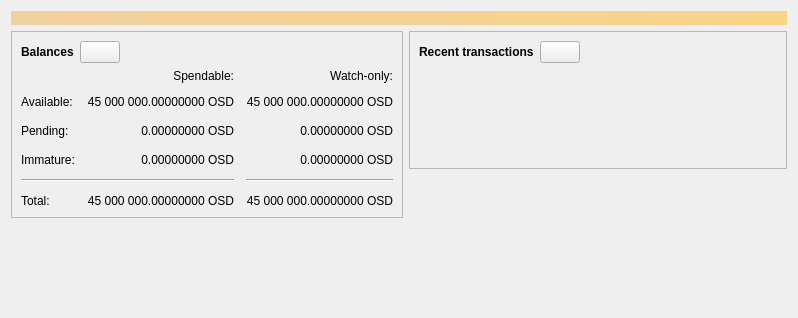
<?xml version="1.0" encoding="UTF-8"?>
<ui version="4.0">
 <class>OverviewPage</class>
 <widget class="QWidget" name="OverviewPage">
  <property name="geometry">
   <rect>
    <x>0</x>
    <y>0</y>
    <width>798</width>
    <height>318</height>
   </rect>
  </property>
  <property name="windowTitle">
   <string>Form</string>
  </property>
  <layout class="QVBoxLayout" name="topLayout">
   <item>
    <widget class="QLabel" name="labelAlerts">
     <property name="visible">
      <bool>false</bool>
     </property>
     <property name="styleSheet">
      <string notr="true">QLabel { background-color: qlineargradient(x1: 0, y1: 0, x2: 1, y2: 0, stop:0 #F0D0A0, stop:1 #F8D488); color:#000000; }</string>
     </property>
     <property name="wordWrap">
      <bool>true</bool>
     </property>
     <property name="margin">
      <number>3</number>
     </property>
     <property name="textInteractionFlags">
      <set>Qt::TextSelectableByMouse</set>
     </property>
    </widget>
   </item>
   <item>
    <layout class="QHBoxLayout" name="horizontalLayout" stretch="1,1">
     <item>
      <layout class="QVBoxLayout" name="verticalLayout_2">
       <item>
        <widget class="QFrame" name="frame">
         <property name="frameShape">
          <enum>QFrame::StyledPanel</enum>
         </property>
         <property name="frameShadow">
          <enum>QFrame::Raised</enum>
         </property>
         <layout class="QVBoxLayout" name="verticalLayout_4">
          <item>
           <layout class="QHBoxLayout" name="horizontalLayout_4">
            <item>
             <widget class="QLabel" name="label_5">
              <property name="font">
               <font>
                <weight>75</weight>
                <bold>true</bold>
               </font>
              </property>
              <property name="text">
               <string>Balances</string>
              </property>
             </widget>
            </item>
            <item>
             <widget class="QPushButton" name="labelWalletStatus">
              <property name="enabled">
               <bool>true</bool>
              </property>
              <property name="maximumSize">
               <size>
                <width>45</width>
                <height>16777215</height>
               </size>
              </property>
              <property name="toolTip">
               <string>The displayed information may be out of date. Your wallet automatically synchronizes with the Bitcoin network after a connection is established, but this process has not completed yet.</string>
              </property>
              <property name="text">
               <string/>
              </property>
              <property name="icon">
               <iconset resource="../bitcoin.qrc">
                <normaloff>:/icons/warning</normaloff>
                <disabledoff>:/icons/warning</disabledoff>:/icons/warning</iconset>
              </property>
              <property name="iconSize">
               <size>
                <width>24</width>
                <height>24</height>
               </size>
              </property>
             </widget>
            </item>
            <item>
             <spacer name="horizontalSpacer_3">
              <property name="orientation">
               <enum>Qt::Horizontal</enum>
              </property>
              <property name="sizeHint" stdset="0">
               <size>
                <width>40</width>
                <height>20</height>
               </size>
              </property>
             </spacer>
            </item>
           </layout>
          </item>
          <item>
           <layout class="QGridLayout" name="gridLayout">
            <property name="spacing">
             <number>12</number>
            </property>
            <item row="2" column="2">
             <widget class="QLabel" name="labelWatchPending">
              <property name="cursor">
               <cursorShape>IBeamCursor</cursorShape>
              </property>
              <property name="toolTip">
               <string>Unconfirmed transactions to watch-only addresses</string>
              </property>
              <property name="text">
               <string notr="true">0.00000000 OSD</string>
              </property>
              <property name="alignment">
               <set>Qt::AlignRight|Qt::AlignTrailing|Qt::AlignVCenter</set>
              </property>
              <property name="textInteractionFlags">
               <set>Qt::LinksAccessibleByMouse|Qt::TextSelectableByKeyboard|Qt::TextSelectableByMouse</set>
              </property>
             </widget>
            </item>
            <item row="2" column="1">
             <widget class="QLabel" name="labelUnconfirmed">
              <property name="cursor">
               <cursorShape>IBeamCursor</cursorShape>
              </property>
              <property name="toolTip">
               <string>Total of transactions that have yet to be confirmed, and do not yet count toward the spendable balance</string>
              </property>
              <property name="text">
               <string notr="true">0.00000000 OSD</string>
              </property>
              <property name="alignment">
               <set>Qt::AlignRight|Qt::AlignTrailing|Qt::AlignVCenter</set>
              </property>
              <property name="textInteractionFlags">
               <set>Qt::LinksAccessibleByMouse|Qt::TextSelectableByKeyboard|Qt::TextSelectableByMouse</set>
              </property>
             </widget>
            </item>
            <item row="3" column="2">
             <widget class="QLabel" name="labelWatchImmature">
              <property name="cursor">
               <cursorShape>IBeamCursor</cursorShape>
              </property>
              <property name="toolTip">
               <string>Mined balance in watch-only addresses that has not yet matured</string>
              </property>
              <property name="text">
               <string notr="true">0.00000000 OSD</string>
              </property>
              <property name="alignment">
               <set>Qt::AlignRight|Qt::AlignTrailing|Qt::AlignVCenter</set>
              </property>
              <property name="textInteractionFlags">
               <set>Qt::LinksAccessibleByMouse|Qt::TextSelectableByKeyboard|Qt::TextSelectableByMouse</set>
              </property>
             </widget>
            </item>
            <item row="4" column="0" colspan="2">
             <widget class="Line" name="line">
              <property name="orientation">
               <enum>Qt::Horizontal</enum>
              </property>
             </widget>
            </item>
            <item row="4" column="2">
             <widget class="Line" name="lineWatchBalance">
              <property name="sizePolicy">
               <sizepolicy hsizetype="Preferred" vsizetype="Fixed">
                <horstretch>0</horstretch>
                <verstretch>0</verstretch>
               </sizepolicy>
              </property>
              <property name="minimumSize">
               <size>
                <width>140</width>
                <height>0</height>
               </size>
              </property>
              <property name="orientation">
               <enum>Qt::Horizontal</enum>
              </property>
             </widget>
            </item>
            <item row="5" column="0">
             <widget class="QLabel" name="labelTotalText">
              <property name="text">
               <string>Total:</string>
              </property>
             </widget>
            </item>
            <item row="3" column="1">
             <widget class="QLabel" name="labelImmature">
              <property name="cursor">
               <cursorShape>IBeamCursor</cursorShape>
              </property>
              <property name="toolTip">
               <string>Mined balance that has not yet matured</string>
              </property>
              <property name="text">
               <string notr="true">0.00000000 OSD</string>
              </property>
              <property name="alignment">
               <set>Qt::AlignRight|Qt::AlignTrailing|Qt::AlignVCenter</set>
              </property>
              <property name="textInteractionFlags">
               <set>Qt::LinksAccessibleByMouse|Qt::TextSelectableByKeyboard|Qt::TextSelectableByMouse</set>
              </property>
             </widget>
            </item>
            <item row="2" column="3">
             <spacer name="horizontalSpacer_2">
              <property name="orientation">
               <enum>Qt::Horizontal</enum>
              </property>
              <property name="sizeHint" stdset="0">
               <size>
                <width>40</width>
                <height>20</height>
               </size>
              </property>
             </spacer>
            </item>
            <item row="3" column="0">
             <widget class="QLabel" name="labelImmatureText">
              <property name="text">
               <string>Immature:</string>
              </property>
             </widget>
            </item>
            <item row="5" column="1">
             <widget class="QLabel" name="labelTotal">
              <property name="cursor">
               <cursorShape>IBeamCursor</cursorShape>
              </property>
              <property name="toolTip">
               <string>Your current total balance</string>
              </property>
              <property name="text">
               <string notr="true">45 000 000.00000000 OSD</string>
              </property>
              <property name="alignment">
               <set>Qt::AlignRight|Qt::AlignTrailing|Qt::AlignVCenter</set>
              </property>
              <property name="textInteractionFlags">
               <set>Qt::LinksAccessibleByMouse|Qt::TextSelectableByKeyboard|Qt::TextSelectableByMouse</set>
              </property>
             </widget>
            </item>
            <item row="5" column="2">
             <widget class="QLabel" name="labelWatchTotal">
              <property name="cursor">
               <cursorShape>IBeamCursor</cursorShape>
              </property>
              <property name="toolTip">
               <string>Current total balance in watch-only addresses</string>
              </property>
              <property name="text">
               <string notr="true">45 000 000.00000000 OSD</string>
              </property>
              <property name="alignment">
               <set>Qt::AlignRight|Qt::AlignTrailing|Qt::AlignVCenter</set>
              </property>
              <property name="textInteractionFlags">
               <set>Qt::LinksAccessibleByMouse|Qt::TextSelectableByKeyboard|Qt::TextSelectableByMouse</set>
              </property>
             </widget>
            </item>
            <item row="0" column="2">
             <widget class="QLabel" name="labelWatchonly">
              <property name="text">
               <string>Watch-only:</string>
              </property>
              <property name="alignment">
               <set>Qt::AlignRight|Qt::AlignTrailing|Qt::AlignVCenter</set>
              </property>
             </widget>
            </item>
            <item row="1" column="0">
             <widget class="QLabel" name="labelBalanceText">
              <property name="text">
               <string>Available:</string>
              </property>
             </widget>
            </item>
            <item row="1" column="1">
             <widget class="QLabel" name="labelBalance">
              <property name="cursor">
               <cursorShape>IBeamCursor</cursorShape>
              </property>
              <property name="toolTip">
               <string>Your current spendable balance</string>
              </property>
              <property name="text">
               <string notr="true">45 000 000.00000000 OSD</string>
              </property>
              <property name="alignment">
               <set>Qt::AlignRight|Qt::AlignTrailing|Qt::AlignVCenter</set>
              </property>
              <property name="textInteractionFlags">
               <set>Qt::LinksAccessibleByMouse|Qt::TextSelectableByKeyboard|Qt::TextSelectableByMouse</set>
              </property>
             </widget>
            </item>
            <item row="1" column="2">
             <widget class="QLabel" name="labelWatchAvailable">
              <property name="cursor">
               <cursorShape>IBeamCursor</cursorShape>
              </property>
              <property name="toolTip">
               <string>Your current balance in watch-only addresses</string>
              </property>
              <property name="text">
               <string notr="true">45 000 000.00000000 OSD</string>
              </property>
              <property name="alignment">
               <set>Qt::AlignRight|Qt::AlignTrailing|Qt::AlignVCenter</set>
              </property>
              <property name="textInteractionFlags">
               <set>Qt::LinksAccessibleByMouse|Qt::TextSelectableByKeyboard|Qt::TextSelectableByMouse</set>
              </property>
             </widget>
            </item>
            <item row="2" column="0">
             <widget class="QLabel" name="labelPendingText">
              <property name="text">
               <string>Pending:</string>
              </property>
             </widget>
            </item>
            <item row="0" column="1">
             <widget class="QLabel" name="labelSpendable">
              <property name="text">
               <string>Spendable:</string>
              </property>
              <property name="alignment">
               <set>Qt::AlignRight|Qt::AlignTrailing|Qt::AlignVCenter</set>
              </property>
             </widget>
            </item>
           </layout>
          </item>
         </layout>
        </widget>
       </item>
       <item>
        <spacer name="verticalSpacer">
         <property name="orientation">
          <enum>Qt::Vertical</enum>
         </property>
         <property name="sizeHint" stdset="0">
          <size>
           <width>20</width>
           <height>40</height>
          </size>
         </property>
        </spacer>
       </item>
      </layout>
     </item>
     <item>
      <layout class="QVBoxLayout" name="verticalLayout_3">
       <item>
        <widget class="QFrame" name="frame_2">
         <property name="frameShape">
          <enum>QFrame::StyledPanel</enum>
         </property>
         <property name="frameShadow">
          <enum>QFrame::Raised</enum>
         </property>
         <layout class="QVBoxLayout" name="verticalLayout">
          <item>
           <layout class="QHBoxLayout" name="horizontalLayout_2">
            <item>
             <widget class="QLabel" name="label_4">
              <property name="font">
               <font>
                <weight>75</weight>
                <bold>true</bold>
               </font>
              </property>
              <property name="text">
               <string>Recent transactions</string>
              </property>
             </widget>
            </item>
            <item>
             <widget class="QPushButton" name="labelTransactionsStatus">
              <property name="enabled">
               <bool>true</bool>
              </property>
              <property name="maximumSize">
               <size>
                <width>45</width>
                <height>16777215</height>
               </size>
              </property>
              <property name="toolTip">
               <string>The displayed information may be out of date. Your wallet automatically synchronizes with the Bitcoin network after a connection is established, but this process has not completed yet.</string>
              </property>
              <property name="text">
               <string/>
              </property>
              <property name="icon">
               <iconset resource="../bitcoin.qrc">
                <normaloff>:/icons/warning</normaloff>
                <disabledoff>:/icons/warning</disabledoff>:/icons/warning</iconset>
              </property>
              <property name="iconSize">
               <size>
                <width>24</width>
                <height>24</height>
               </size>
              </property>
             </widget>
            </item>
            <item>
             <spacer name="horizontalSpacer">
              <property name="orientation">
               <enum>Qt::Horizontal</enum>
              </property>
              <property name="sizeHint" stdset="0">
               <size>
                <width>40</width>
                <height>20</height>
               </size>
              </property>
             </spacer>
            </item>
           </layout>
          </item>
          <item>
           <widget class="TransactionOverviewWidget" name="listTransactions">
            <property name="styleSheet">
             <string notr="true">QListView { background: transparent; }</string>
            </property>
            <property name="frameShape">
             <enum>QFrame::NoFrame</enum>
            </property>
            <property name="verticalScrollBarPolicy">
             <enum>Qt::ScrollBarAlwaysOff</enum>
            </property>
            <property name="horizontalScrollBarPolicy">
             <enum>Qt::ScrollBarAlwaysOff</enum>
            </property>
            <property name="sizeAdjustPolicy">
             <enum>QAbstractScrollArea::AdjustToContents</enum>
            </property>
            <property name="selectionMode">
             <enum>QAbstractItemView::NoSelection</enum>
            </property>
            <property name="uniformItemSizes">
             <bool>true</bool>
            </property>
           </widget>
          </item>
         </layout>
        </widget>
       </item>
       <item>
        <spacer name="verticalSpacer_2">
         <property name="orientation">
          <enum>Qt::Vertical</enum>
         </property>
         <property name="sizeHint" stdset="0">
          <size>
           <width>20</width>
           <height>40</height>
          </size>
         </property>
        </spacer>
       </item>
      </layout>
     </item>
    </layout>
   </item>
  </layout>
 </widget>
 <customwidgets>
  <customwidget>
   <class>TransactionOverviewWidget</class>
   <extends>QListView</extends>
   <header>qt/transactionoverviewwidget.h</header>
  </customwidget>
 </customwidgets>
 <resources/>
 <connections/>
</ui>
